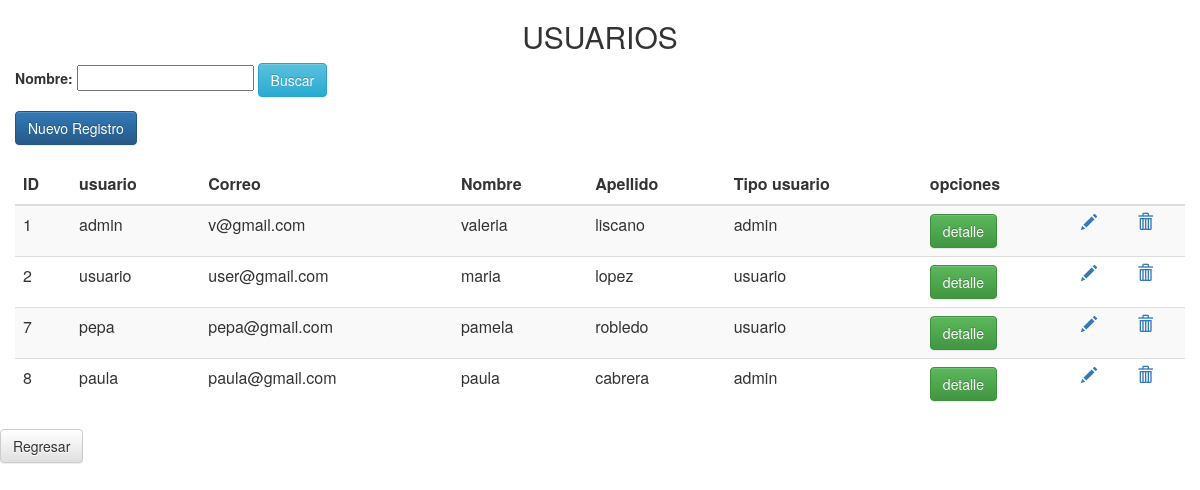
The page /beautyVP/usuarios/usuario.php on the database its author committed.
### tables this page shows
CREATE TABLE `usuarios` (
  `id` int(11) NOT NULL,
  `usuario` varchar(60) NOT NULL,
  `correo` varchar(120) NOT NULL,
  `nombre` varchar(120) NOT NULL,
  `apellido` varchar(120) NOT NULL,
  `direccion` text NOT NULL,
  `localidad` text NOT NULL,
  `numeroMovil` int(60) NOT NULL,
  `tipo_usuario` varchar(60) NOT NULL,
  `clave` varchar(300) NOT NULL,
  `sexo` varchar(120) NOT NULL
);

### beautyVP/usuarios/usuario.php (the view, shortened to what this page needs)
<?php
	require '../conexion/conexion.php';
	$where = "";
	$sql = "SELECT * FROM usuarios $where";
	$resultado = $mysqli->query($sql);
?>
<html lang="es">
	<head>
	    <link rel="stylesheet" href="../public/css/bootstrap.min.css" />
		<link href="../public/css/bootstrap-theme.css" rel="stylesheet">
	</head>
	<body>
		<div class="container">
			<div class="row">
				<h2 style="text-align:center">USUARIOS</h2>
			</div>
			<div class="row">
				<form action="<?php $_SERVER['PHP_SELF']; ?>" method="POST">
					<b>Nombre: </b><input type="text" id="campo" name="campo" />
					<input type="submit" id="enviar" name="enviar" value="Buscar" class="btn btn-info" />
				</form>
				<a href="./crear.php" class="btn btn-primary">Nuevo Registro</a>
			</div>
			<br>
			<div class="row table-responsive">
				<table class="table table-striped">
					<thead>
						<tr>
							<th>ID</th>
							<th>usuario</th>
							<th>Correo</th>
							<th>Nombre</th>
							<th>Apellido</th>
							<th>Tipo usuario</th>
							<th>opciones</th>
							<th></th>
							<th></th>
						</tr>
					</thead>
					<tbody>
						<?php while($row = $resultado->fetch_array(MYSQLI_ASSOC)) { ?>
							<tr>
								<td><?php echo $row['id']; ?></td>
								<td><?php echo $row['usuario']; ?></td>
								<td><?php echo $row['correo']; ?></td>
								<td><?php echo $row['nombre']; ?></td>
								<td><?php echo $row['apellido']; ?></td>
								<td><?php echo $row['tipo_usuario']; ?></td>
								<td><a class="btn btn-success" href="detalle_usuario.php?id=<?php  echo $row['id'];?>">detalle</a></td>
								<td><a href="editar.php?id=<?php echo $row['id']; ?>"><span class="glyphicon glyphicon-pencil"></span></a></td>
								<td><a href="#" data-href="eliminar.php?id=<?php echo $row['id']; ?>" data-toggle="modal" data-target="#confirm-delete"><span class="glyphicon glyphicon-trash"></span></a></td>
							</tr>
						<?php } ?>
					</tbody>
				</table>
			</div>
		</div>
		<a href="../admin/pag_principal_admin.php" class="btn btn-default">Regresar</a>
	</body>
</html>

### rows shown on the page
usuarios: id "1", usuario "admin", correo "v@gmail.com", nombre "valeria", apellido "liscano", tipo_usuario "admin"
usuarios: id "2", usuario "usuario", correo "user@gmail.com", nombre "maria", apellido "lopez", tipo_usuario "usuario"
usuarios: id "7", usuario "pepa", correo "pepa@gmail.com", nombre "pamela", apellido "robledo", tipo_usuario "usuario"
usuarios: id "8", usuario "paula", correo "paula@gmail.com", nombre "paula", apellido "cabrera", tipo_usuario "admin"
